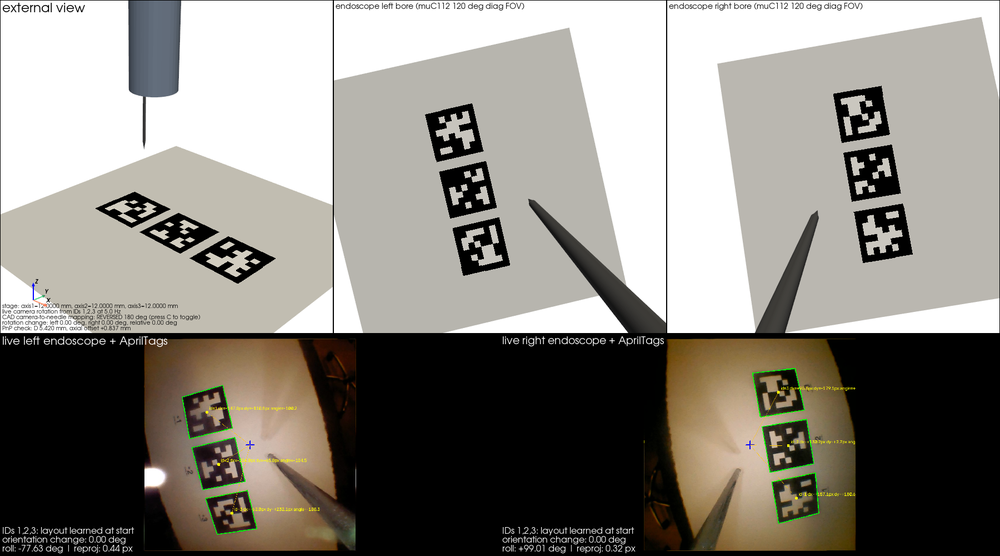
#> input picture digital_twin/five_panel_live_cad_reversed_smoke.png, 1000 x 556 px, shrunk from 1800 x 1000 before the run, given in place of pair_000_left.png, which was not available
$ python calibrate_stereo_apriltags.py   (older library calls are emulated)
#> lines starting #> are read from the running program, lines starting #| are printed output that depends on the picture; pictures that were not available may be replaced by others from this repository, and a replacement may not be noted
### Motordriver/apriltag_tracker.py
"""Live AprilTag center detection using OpenCV's aruco AprilTag dictionaries.

This script deliberately does not move motors. It only reports where the tag is
relative to the camera frame center, so the next layer can convert pixel error
into safe stage corrections.
"""

from __future__ import annotations

import argparse
import math
import time
from dataclasses import dataclass

import cv2
import numpy as np


APRILTAG_FAMILIES = {
    "16h5": cv2.aruco.DICT_APRILTAG_16H5,
    "25h9": cv2.aruco.DICT_APRILTAG_25H9,
    "36h10": cv2.aruco.DICT_APRILTAG_36H10,
    "36h11": cv2.aruco.DICT_APRILTAG_36H11,
}


@dataclass
class TagDetection:
    tag_id: int
    center_x: float
    center_y: float
    error_x: float
    error_y: float
    angle_deg: float
    corners: np.ndarray


def create_detector(family: str) -> object:
    dictionary = cv2.aruco.getPredefinedDictionary(APRILTAG_FAMILIES[family])
    parameters = cv2.aruco.DetectorParameters()
    parameters.cornerRefinementMethod = cv2.aruco.CORNER_REFINE_APRILTAG
    # The endoscopes illuminate a small central area and leave a strong
    # brightness gradient.  A wider adaptive-threshold range keeps the
    # 10.62 mm tags detectable near the darker image edges.
    parameters.adaptiveThreshWinSizeMin = 3
    parameters.adaptiveThreshWinSizeMax = 53
    parameters.adaptiveThreshWinSizeStep = 4
    parameters.minMarkerPerimeterRate = 0.005
    parameters.maxMarkerPerimeterRate = 4.0
    if hasattr(cv2.aruco, "ArucoDetector"):
        return cv2.aruco.ArucoDetector(dictionary, parameters)
    return dictionary, parameters


def tag_angle_deg(corners: np.ndarray) -> float:
    # OpenCV returns corners in tag order. The vector from corner 0 to corner 1
    # is the tag's top edge in image coordinates.
    top_edge = corners[1] - corners[0]
    angle = math.degrees(math.atan2(float(top_edge[1]), float(top_edge[0])))
    if angle > 180.0:
        angle -= 360.0
    elif angle <= -180.0:
        angle += 360.0
    return angle


def detect_tags(frame: np.ndarray, detector: object, tag_id: int | None = None) -> list[TagDetection]:
    height, width = frame.shape[:2]
    image_center_x = width / 2.0
    image_center_y = height / 2.0
    gray = cv2.cvtColor(frame, cv2.COLOR_BGR2GRAY)

    if hasattr(cv2.aruco, "ArucoDetector") and hasattr(detector, "detectMarkers"):
        corners, ids, _ = detector.detectMarkers(gray)
    else:
        dictionary, parameters = detector
        corners, ids, _ = cv2.aruco.detectMarkers(gray, dictionary, parameters=parameters)

    detections: list[TagDetection] = []
    if ids is None:
        return detections

    for marker_corners, marker_id in zip(corners, ids.flatten()):
        marker_id = int(marker_id)
        if tag_id is not None and marker_id != tag_id:
            continue
        pts = marker_corners.reshape(4, 2)
        center_x = float(pts[:, 0].mean())
        center_y = float(pts[:, 1].mean())
        detections.append(
            TagDetection(
                tag_id=marker_id,
                center_x=center_x,
                center_y=center_y,
                error_x=center_x - image_center_x,
                error_y=center_y - image_center_y,
                angle_deg=tag_angle_deg(pts),
                corners=pts,
            )
        )
    return detections


# [72 lines left out: functions draw_overlay, open_camera, main, not called in this run]


# [2 lines that do not run on import are left out]

### analysis_scripts/calibrate_stereo_apriltags.py
"""Calibrate both endoscopes and their stereo transform from AprilTag images.

Each detected tag is an independent metric square for the per-camera intrinsics
fit.  The stereo transform additionally uses two or more tags fixed to one flat,
rigid target; their spacing is recovered from the images and need not be entered.
Use many stationary captures with varied tilt, distance, image position, and
roll.  A separate manifest may contain different-size validation tags.
"""

from __future__ import print_function

import argparse
import json
import math
import random
import sys
from pathlib import Path
from typing import Dict, List, Optional, Sequence, Tuple

import cv2
import numpy as np


PROJECT_ROOT = Path(__file__).resolve().parents[1]
sys.path.insert(0, str(PROJECT_ROOT / "Motordriver"))

from apriltag_tracker import create_detector, detect_tags  # noqa: E402


def load_json(path: Path) -> Dict[str, object]:
    with path.open("r", encoding="utf-8") as handle:
#> (reads Motordriver/stereo_calibration_data/manifest.json from the repository)
        return json.load(handle)


def tag_edge_mm(manifest: Dict[str, object], tag_id: int) -> Optional[float]:
    overrides = manifest.get("tag_edges_mm", {})
    if str(tag_id) in overrides:
        return float(overrides[str(tag_id)])
    value = manifest.get("default_tag_edge_mm")
    return None if value is None else float(value)


def square_object_points(edge_mm: float) -> np.ndarray:
    half = 0.5 * edge_mm
    return np.array(
        [
            [-half, half, 0.0],
            [half, half, 0.0],
            [half, -half, 0.0],
            [-half, -half, 0.0],
        ],
        dtype=np.float64,
    )


def collect_observations(manifest_path: Path) -> Tuple[List[Dict[str, object]], Tuple[int, int], Dict[str, object]]:
    manifest = load_json(manifest_path)
    root = manifest_path.parent
    detector = create_detector(str(manifest.get("family", "36h11")))
    observations = []
    image_size = None
    for capture in manifest.get("captures", []):
        left_path = root / capture["left_image"]
        right_path = root / capture["right_image"]
        left = cv2.imread(str(left_path))
#> left is the input picture: shape (556, 1000, 3); mean B, G, R 128.6, 135.4, 139
        right = cv2.imread(str(right_path))
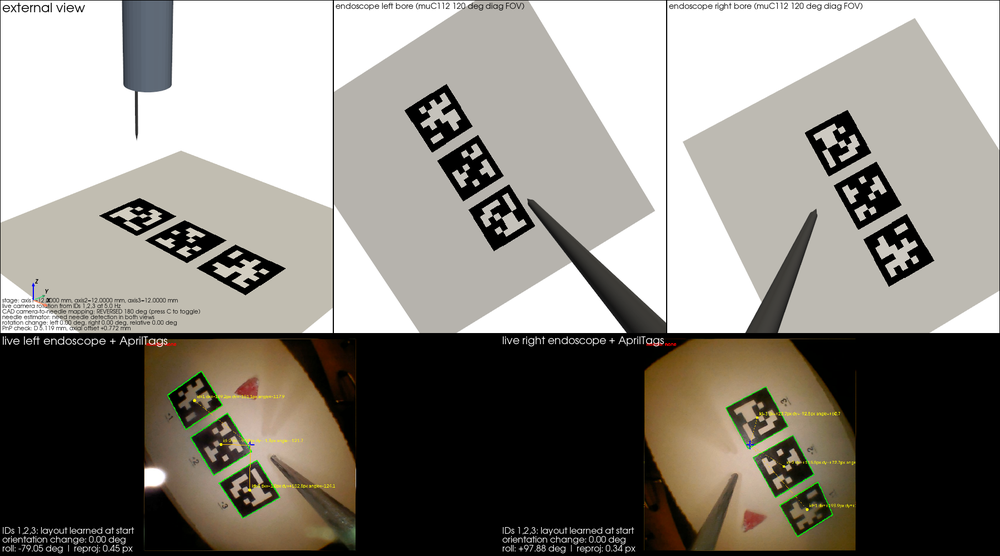
#> input picture digital_twin/five_panel_live_needle_estimator_smoke.png, 1000 x 556 px, shrunk from 1800 x 1000 before the run, given in place of pair_000_right.png, which was not available
#> right is the input picture: shape (556, 1000, 3); mean B, G, R 128.7, 135.9, 139.6
        if left is None or right is None:
            print("WARNING: skipped unreadable pair %s / %s" % (left_path, right_path))
            continue
        current_size = (int(left.shape[1]), int(left.shape[0]))
#> current_size = (1000, 556)
        if right.shape[1] != current_size[0] or right.shape[0] != current_size[1]:
            raise ValueError("left/right size mismatch in capture %s" % capture.get("id"))
        if image_size is None:
            image_size = current_size
#> image_size = (1000, 556)
        elif current_size != image_size:
            raise ValueError("all calibration images must have one resolution")

        left_by_id = dict((item.tag_id, item) for item in detect_tags(left, detector))
#> in detect_tags, `gray = cv2.cvtColor(frame, cv2.COLOR_BGR2GRAY)`:
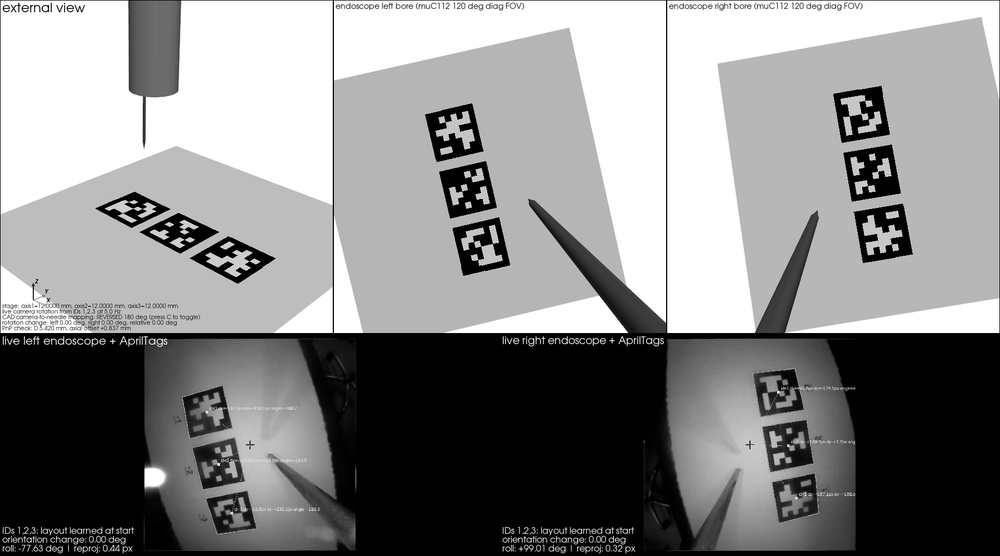
#> gray: shape (556, 1000); min 0, max 255, mean 135.7
#> in detect_tags, `corners, ids, _ = detector.detectMarkers(gray)`: corners = 15 items; ids = [1, 2, 1, 3, 1, 3, 2, 2, 2, 2, 3, 3, 1, 1, 3]
#> the loop in detect_tags, `for marker_corners, marker_id in zip(corners, ids.flatten()):` made 15 passes
#> (marker_id, center_x, center_y, top_edge in tag_angle_deg, angle in tag_angle_deg) on passes 1, 2, 4, 6, 9, 10, 11, 12, 14: (1, 883.2, 233.2, [9.68, 50.8], 79.21), (2, 871.9, 173.1, [9.23, 48.84], 79.3), (3, 861.4, 114.3, [8.45, 48.81], 80.17), (3, 481.2, 246.6, [-10.75, -47.77], -102.7), (2, 788, 445.5, [7.18, 43.4], 80.6), (2, 218.6, 464.1, [-10.52, -41.09], -104.4), (3, 778.1, 392.1, [9.33, 40.48], 77.02), (3, 132.8, 209.2, [36.74, 17.27], 25.18), (1, 796, 497.8, [3.59, 39.3], 84.78)
#> (marker_id, pts, center_x, center_y, top_edge in tag_angle_deg, angle in tag_angle_deg) on passes 3, 5, 7, 8, 13, 15: (1, [[228.4, 236], [276, 258.3], [238.1, 283.9], [189.4, 258.2]], 233, 259.1, [47.56, 22.3], 25.12), (1, [[436.3, 162.2], [425, 114.3], [472.2, 103], [483.6, 151.2]], 454.2, 132.7, [-11.33, -47.97], -103.3), (2, [[450, 218.6], [439, 171.7], [486, 160.8], [497.1, 207.7]], 468, 189.7, [-11.01, -46.85], -103.2), (2, [[178.5, 212.6], [219.3, 232], [180, 253.6], [139.4, 232.1]], 179.3, 232.6, [40.75, 19.35], 25.41), (1, [[189.9, 438], [182.8, 397.3], [222.3, 385.8], [232, 427.8]], 206.7, 412.2, [-7.17, -40.62], -100), (3, [[217.7, 533.6], [206, 499], [247.1, 490.9], [256.1, 528.2]], 231.7, 512.9, [-11.65, -34.66], -108.6)
#> after the loop in detect_tags, `for marker_corners, marker_id in zip(corners, ids.flatten()):`: detections = 15 items
#> left_by_id = 3 items
        right_by_id = dict((item.tag_id, item) for item in detect_tags(right, detector))
#> in detect_tags (call 2), `gray = cv2.cvtColor(frame, cv2.COLOR_BGR2GRAY)`:
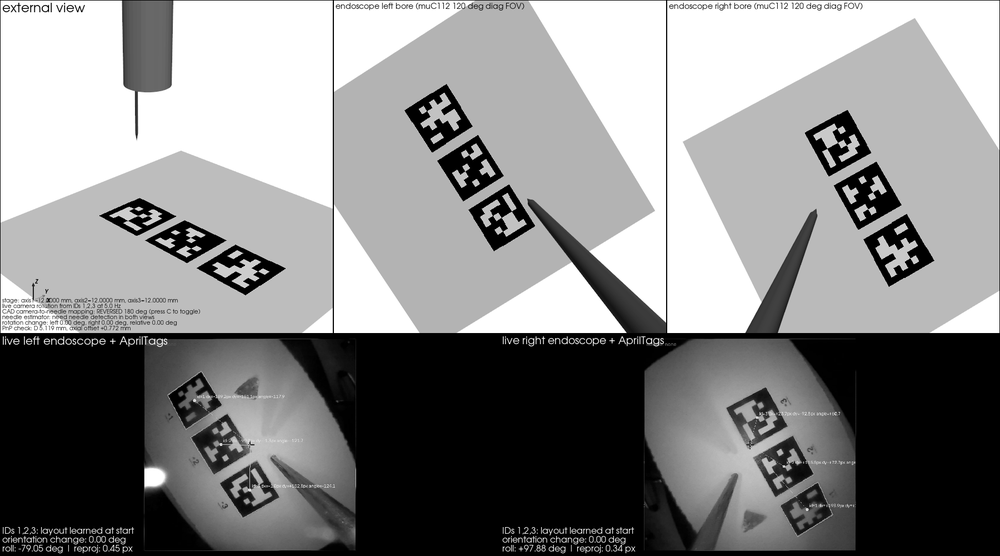
#> gray: shape (556, 1000); min 0, max 255, mean 136.2
#> in detect_tags (call 2), `corners, ids, _ = detector.detectMarkers(gray)`: corners = 14 items; ids = [1, 1, 2, 1, 3, 3, 2, 2, 3, 2, 2, 3, 3, 1]
#> the loop in detect_tags (call 2), `for marker_corners, marker_id in zip(corners, ids.flatten()):` made 14 passes
#> (marker_id, center_x, center_y, top_edge in tag_angle_deg, angle in tag_angle_deg) on passes 1, 2, 3, 4, 5, 6, 7, 8, 9, 11, 12, 13: (1, 898.3, 250.2, [27.78, 46.93], 59.37), (1, 240.8, 269.1, [50.87, 23.74], 25.01), (2, 867.4, 195.5, [25.23, 43.7], 60), (1, 438.9, 118.2, [-27.79, -42.5], -123.2), (3, 838, 142.8, [23.8, 43.41], 61.27), (3, 501.6, 217.9, [-25.38, -41.81], -121.3), (2, 470.5, 168.2, [-25.97, -40.83], -122.5), (2, 185.7, 240.9, [42.11, 20.24], 25.67), (3, 757, 417.4, [21.76, 38.96], 60.81), (2, 220.7, 444.4, [-22.58, -36.59], -121.7), (3, 137.9, 216.4, [36.85, 18.48], 26.64), (3, 249.6, 489.7, [-23.34, -34.22], -124.3)
#> (marker_id, pts, center_x, center_y, top_edge in tag_angle_deg, angle in tag_angle_deg) on pass 10: (2, [[792.8, 435.7], [813.4, 474], [775, 496.7], [753.3, 457.6]], 783.6, 466, [20.61, 38.33], 61.73)
#> after the loop in detect_tags (call 2), `for marker_corners, marker_id in zip(corners, ids.flatten()):`: detections = 14 items
#> right_by_id = 3 items
        common_ids = sorted(set(left_by_id).intersection(right_by_id))
#> common_ids = [1, 2, 3]
        for tag_id in common_ids:
            edge_mm = tag_edge_mm(manifest, tag_id)
            if edge_mm is None:
                continue
            observations.append(
                {
                    "capture_id": int(capture["id"]),
                    "tag_id": int(tag_id),
                    "edge_mm": edge_mm,
                    "object_points": square_object_points(edge_mm),
                    "left_points": left_by_id[tag_id].corners.astype(np.float64),
                    "right_points": right_by_id[tag_id].corners.astype(np.float64),
                    "left_image": str(left_path),
                    "right_image": str(right_path),
                }
            )
#> this loop made 3 passes
#> after the loop, observations = 3 items
    if image_size is None:
        raise ValueError("no readable calibration captures in %s" % manifest_path)
    return observations, image_size, manifest


# [506 lines left out: functions split_by_capture, as_calibration_lists, initial_camera_matrix, calibrate_intrinsics, calibrate_stereo, undistort_points_px and 6 more, not called in this run]


def parse_args() -> argparse.Namespace:
    parser = argparse.ArgumentParser(description="Calibrate stereo endoscopes from AprilTag pairs.")
    parser.add_argument(
        "--manifest",
        type=Path,
        default=PROJECT_ROOT / "Motordriver" / "stereo_calibration_data" / "manifest.json",
    )
    parser.add_argument(
        "--validation-manifest",
        type=Path,
        default=None,
        help="Optional independent dataset, ideally using different-size tags and new positions.",
    )
    parser.add_argument(
        "--model",
        choices=["pinhole", "rational"],
        default="pinhole",
        help="Pinhole is the stable default; rational needs substantially more tilted views.",
    )
    parser.add_argument("--initial-focal-px", type=float, default=450.0)
    parser.add_argument(
        "--tag-gap-mm",
        type=float,
        default=None,
        help="Measured edge-to-edge gap between adjacent tags on the rigid strip.",
    )
    parser.add_argument(
        "--joint-refine-intrinsics",
        action="store_true",
        help="Jointly refine intrinsics and the stereo transform after separate initialization.",
    )
    parser.add_argument("--validation-fraction", type=float, default=0.2)
    parser.add_argument("--minimum-captures", type=int, default=12)
    parser.add_argument(
        "--capture-id-min",
        type=int,
        default=None,
        help="Diagnostic filter: ignore captures with a smaller ID.",
    )
    parser.add_argument(
        "--capture-id-max",
        type=int,
        default=None,
        help="Diagnostic filter: ignore captures with a larger ID.",
    )
    parser.add_argument(
        "--stereo-capture-id-min",
        type=int,
        default=None,
        help="Diagnostic filter applied only to the stereo-transform fit.",
    )
    parser.add_argument(
        "--stereo-capture-id-max",
        type=int,
        default=None,
        help="Diagnostic filter applied only to the stereo-transform fit.",
    )
    parser.add_argument(
        "--output",
        type=Path,
        default=PROJECT_ROOT / "Motordriver" / "stereo_camera_calibration.json",
    )
    return parser.parse_args()


def main() -> None:
    args = parse_args()
    observations, image_size, manifest = collect_observations(args.manifest)
    if args.capture_id_min is not None:
        observations = [
            item for item in observations if int(item["capture_id"]) >= args.capture_id_min
        ]
    if args.capture_id_max is not None:
        observations = [
            item for item in observations if int(item["capture_id"]) <= args.capture_id_max
        ]
    capture_count = len(set(int(item["capture_id"]) for item in observations))
    if capture_count < args.minimum_captures:
#> (the run stopped early here; a loop or call above may not have finished)
